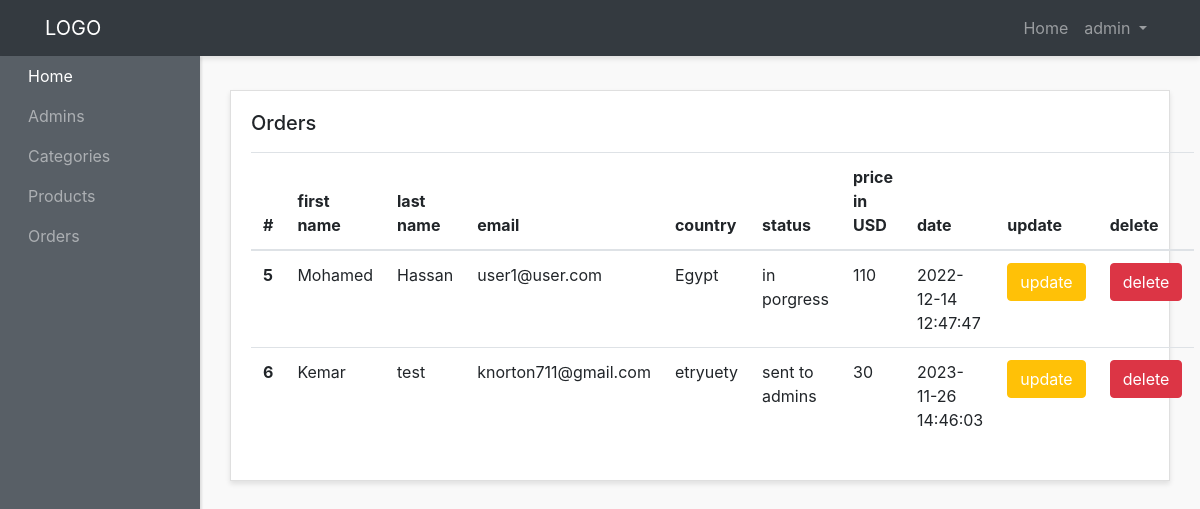
Page /admin-panel/orders-admins/show-orders.php (signed in) on the committed database.
### tables this page shows
CREATE TABLE `orders` (
  `id` int(3) NOT NULL,
  `name` varchar(200) NOT NULL,
  `lname` varchar(200) NOT NULL,
  `company_name` varchar(200) NOT NULL,
  `address` varchar(200) NOT NULL,
  `city` varchar(200) NOT NULL,
  `country` varchar(200) NOT NULL,
  `zip_code` int(20) NOT NULL,
  `email` varchar(200) NOT NULL,
  `phone_number` int(20) NOT NULL,
  `order_notes` text NOT NULL,
  `status` varchar(200) NOT NULL DEFAULT 'sent to admins',
  `price` int(20) NOT NULL,
  `user_id` int(10) NOT NULL,
  `created_at` timestamp NOT NULL DEFAULT current_timestamp()
);

### admin-panel/orders-admins/show-orders.php (the view, shortened to what this page needs)
<?php require "../layouts/header.php"; ?>
<?php require "../../config/config.php"; ?>
<?php
  $orders = $conn->query("SELECT * FROM orders");
  $orders->execute();
  $allOrders = $orders->fetchAll(PDO::FETCH_OBJ);
?>
    <div class="row">
        <div class="col">
          <div class="card">
            <div class="card-body">
              <h5 class="card-title mb-4 d-inline">Orders</h5>
              <table class="table mt-3">
                <thead>
                  <tr>
                    <th scope="col">#</th>
                    <th scope="col">first name</th>
                    <th scope="col">last name</th>
                    <th scope="col">email</th>
                    <th scope="col">country</th>
                    <th scope="col">status</th>
                    <th scope="col">price in USD</th>
                    <th scope="col">date</th>
                    <th scope="col">update</th>
                    <th scope="col">delete</th>
                  </tr>
                </thead>
                <tbody>
                  <?php foreach($allOrders as $order) : ?>
                    <tr>
                      <th scope="row"><?php echo $order->id; ?></th>
                      <td><?php echo $order->name; ?></td>
                      <td><?php echo $order->lname; ?></td>
                      <td><?php echo $order->email; ?></td>
                      <td><?php echo $order->country; ?></td>
                      <td><?php echo $order->status; ?></td>
                      <td><?php echo $order->price; ?></td>
                      <td><?php echo $order->created_at; ?></td>
                      <td>
                          <a href="<?php echo ADMINURL; ?>/orders-admins/update-orders.php?id=<?php echo $order->id; ?>" class="btn btn-warning text-white mb-4 text-center">update</a>
                      </td>
                      <td><a href="delete-orders.php?id=<?php echo $order->id; ?>" class="btn btn-danger  text-center ">delete </a></td>
                    </tr>
                  <?php endforeach; ?>
                </tbody>
              </table>
            </div>
          </div>
        </div>
      </div>
 <?php require "../layouts/footer.php"; ?>

### admin-panel/styles/style.css (style rules this page uses)
body { background:#f9f9f9; }
.card { margin-bottom: 15px; border-radius:0; box-shadow: 0 3px 5px rgba(0,0,0,.1); }

### rows in the picture
orders: id "5", name "Mohamed", lname "Hassan", email "user1@user.com", country "Egypt", status "in porgress", price "110", created_at "2022-12-14 12:47:47"
orders: id "6", name "Kemar", lname "test", email "knorton711@gmail.com", country "etryuety", status "sent to admins", price "30", created_at "2023-11-26 14:46:03"

### other values in the picture
$_SESSION['adminname'] "admin"
